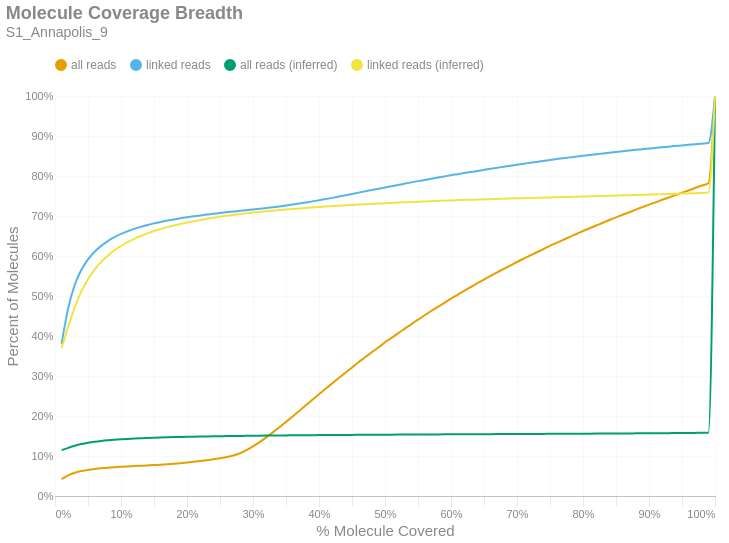

Notebook code for this chart:
### Markdown cell above
### Molecule Read Coverage
This chart shows molecule coverage breadth as computed by the number of bases aligned to that molecule. In other words, "*how much of each unique long molecule is actually sequenced/aligned?*" Keep in mind there is a distinction between sequences and alignments, since some sequences belonging to a particular molecule may not align well and wouldn't appear in the alignment data. This chart also shows molecule coverage breadth as computed by the *inferred fragment* from which the aligned sequences originate. Unlike read coverage, this calculation takes into account the total insert size, including unsequenced gaps between the forward and reverse reads. Like the previous figures, these are cumulative percents.

### Code cell
if SKIPLR:
    print_html(f"Skipped")
else:
    binned_df = consolidated_hist(valids['coverage_bp'], mask, 0.01, True)
    binned_df_inf = consolidated_hist(valids['coverage_inserts'], mask, 0.01, True)
    binned_df = binned_df.with_columns(pl.lit(binned_df_inf['all reads (cumsum)']).alias('all reads (inferred)'))
    binned_df = binned_df.with_columns(pl.lit(binned_df_inf['linked reads (cumsum)']).alias('linked reads (inferred)'))
    binned_df = binned_df.with_columns(
        (pl.col('bin').cast(pl.Float64) + 0.01).alias('right_edge')
    )

    with SafeRender(binned_df):
        (
            density_plot(binned_df, 'Molecule Coverage Breadth', samplename, 'molcov', ['all reads (inferred)','linked reads (inferred)'])
            .encode(
                #x=alt.X('bin:Q', title="% Molecule Covered").axis(format = '%').scale(padding=0),
                x=alt.X('right_edge:Q', title="% Molecule Covered").axis(format='%').scale(padding=0),
                y=alt.Y('value:Q', title='Percent of Molecules')
                    .axis(format='%')
                    .stack(False)
                    .scale(domainMin=0, padding=0),
                color=alt.Color("key:N").scale(domain = ["all reads", "linked reads", "all reads (inferred)", "linked reads (inferred)"]),
                tooltip = [
                    alt.Tooltip("key:N", title = "Data Type"),
                    alt.Tooltip("range_label:N", title="% Molecule Covered"),
                    alt.Tooltip("value:Q", format = ".2%", title="% Molecules")
                ]
            )
        ).display()

### Figure 1 — Vega-Lite specification as saved in the notebook (floating-point values rounded to 4 significant figures)
{"width": "container", "height": 400, "config": {"title": {"anchor": "start", "dy": -15, "fontSize": 18, "color": "#888888", "subtitleColor": "#888888", "subtitleFontSize": 14}, "arc": {"fill": "#0072B2"}, "axis": {"domainColor": "#888888", "domainWidth": 0.5, "gridWidth": 0.2, "grid": false, "titleFontWeight": 400, "titleFontSize": 15, "labelFontSize": 11, "labelColor": "#888888", "tickColor": "#888888", "tickWidth": 0.2, "titleColor": "#888888"}, "axisBand": {"grid": false}, "axisX": {"grid": true, "tickSize": 10, "domainCap": "round"}, "axisY": {"domain": false, "grid": true, "tickSize": 0, "domainCap": "round"}, "background": "transparent", "header": {"labelFontSize": 15, "labelColor": "#888888", "titleFontSize": 15, "titleFontWeight": 600, "titleColor": "#888888"}, "legend": {"labelFont": "sans-serif", "labelFontSize": 12, "labelColor": "#888888", "symbolSize": 100, "symbolType": "circle", "titleFontSize": 12, "titlePadding": 10, "titleColor": "#888888", "title": null, "orient": "top"}, "range": {"category": ["#E69F00", "#56B4E9", "#009E73", "#F0E442", "#0072B2", "#D55E00", "#CC79A7", "#000000"], "diverging": ["#cfe8f3", "#a2d4ec", "#73bfe2", "#46abdb", "#1696d2", "#12719e"]}, "area": {"fill": "#0072B2", "fillOpacity": 0.7, "line": true, "strokeOpacity": 0.7}, "line": {"color": "#0072B2", "stroke": "#0072B2", "strokeWidth": 2}, "trail": {"color": "#0072B2", "stroke": "#0072B2", "strokeWidth": 0, "size": 1}, "point": {"filled": true, "fillOpacity": 1.0, "size": 95}, "text": {"color": "#888888", "fontSize": 11, "align": "right", "fontWeight": 400, "size": 11}, "bar": {"fill": "#0072B2", "stroke": null}, "view": {"stroke": null, "continuousWidth": 660, "continuousHeight": 400}}, "data": {"name": "data-6abb9f6797eabb82ced946ab7c1fd882"}, "mark": {"type": "line", "interpolate": "monotone", "point": {"opacity": 0, "size": 275}}, "encoding": {"color": {"field": "key", "scale": {"domain": ["all reads", "linked reads", "all reads (inferred)", "linked reads (inferred)"]}, "type": "nominal"}, "tooltip": [{"field": "key", "title": "Data Type", "type": "nominal"}, {"field": "range_label", "title": "% Molecule Covered", "type": "nominal"}, {"field": "value", "format": ".2%", "title": "% Molecules", "type": "quantitative"}], "x": {"axis": {"format": "%"}, "field": "right_edge", "scale": {"padding": 0}, "title": "% Molecule Covered", "type": "quantitative"}, "y": {"axis": {"format": "%"}, "field": "value", "scale": {"domainMin": 0, "padding": 0}, "stack": false, "title": "Percent of Molecules", "type": "quantitative"}}, "params": [{"name": "param_c36ac31b6afebe62", "select": {"type": "point", "fields": ["key"]}, "bind": "legend"}], "title": {"text": "Molecule Coverage Breadth", "subtitle": "S1_Annapolis_9"}, "transform": [{"fold": ["all reads (cumsum)", "linked reads (cumsum)", "all reads (inferred)", "linked reads (inferred)"]}, {"calculate": "replace(datum.key, ' (cumsum)', '')", "as": "key"}, {"filter": {"param": "param_c36ac31b6afebe62"}}], "usermeta": {"embedOptions": {"downloadFileName": "S1_Annapolis_9.molcov"}}, "$schema": "https://vega.github.io/schema/vega-lite/v6.1.0.json", "datasets": {"data-6abb9f6797eabb82ced946ab7c1fd882": [{"bin": "0.0", "interval": "0.0-0.01", "all reads": 0.04205, "linked reads": 0.3804, "all reads (cumsum)": 0.04205, "linked reads (cumsum)": 0.3804, "range_label": "0.0-0.01", "all reads (inferred)": 0.1147, "linked reads (inferred)": 0.37, "right_edge": 0.01}, {"bin": "0.01", "interval": "0.01-0.02", "all reads": 0.009669, "linked reads": 0.08929, "all reads (cumsum)": 0.05171, "linked reads (cumsum)": 0.4697, "range_label": "0.01-0.02", "all reads (inferred)": 0.1204, "linked reads (inferred)": 0.4232, "right_edge": 0.02}, {"bin": "0.02", "interval": "0.02-0.03", "all reads": 0.00636, "linked reads": 0.05851, "all reads (cumsum)": 0.05807, "linked reads (cumsum)": 0.5282, "range_label": "0.02-0.03", "all reads (inferred)": 0.1256, "linked reads (inferred)": 0.4719, "right_edge": 0.03}, {"bin": "0.03", "interval": "0.03-0.04", "all reads": 0.004179, "linked reads": 0.03734, "all reads (cumsum)": 0.06225, "linked reads (cumsum)": 0.5656, "range_label": "0.03-0.04", "all reads (inferred)": 0.1298, "linked reads (inferred)": 0.5116, "right_edge": 0.04}, {"bin": "0.04", "interval": "0.04-0.05", "all reads": 0.002936, "linked reads": 0.02596, "all reads (cumsum)": 0.06519, "linked reads (cumsum)": 0.5915, "range_label": "0.04-0.05", "all reads (inferred)": 0.133, "linked reads (inferred)": 0.5419, "right_edge": 0.05}, {"bin": "0.05", "interval": "0.05-0.06", "all reads": 0.002229, "linked reads": 0.01908, "all reads (cumsum)": 0.06742, "linked reads (cumsum)": 0.6106, "range_label": "0.05-0.06", "all reads (inferred)": 0.1356, "linked reads (inferred)": 0.566, "right_edge": 0.06}, {"bin": "0.06", "interval": "0.06-0.07", "all reads": 0.001738, "linked reads": 0.01467, "all reads (cumsum)": 0.06916, "linked reads (cumsum)": 0.6253, "range_label": "0.06-0.07", "all reads (inferred)": 0.1376, "linked reads (inferred)": 0.5853, "right_edge": 0.07}, {"bin": "0.07", "interval": "0.07-0.08", "all reads": 0.001437, "linked reads": 0.01196, "all reads (cumsum)": 0.07059, "linked reads (cumsum)": 0.6372, "range_label": "0.07-0.08", "all reads (inferred)": 0.1392, "linked reads (inferred)": 0.6008, "right_edge": 0.08}, {"bin": "0.08", "interval": "0.08-0.09", "all reads": 0.001225, "linked reads": 0.009691, "all reads (cumsum)": 0.07182, "linked reads (cumsum)": 0.6469, "range_label": "0.08-0.09", "all reads (inferred)": 0.1406, "linked reads (inferred)": 0.6142, "right_edge": 0.09}, {"bin": "0.09", "interval": "0.09-0.1", "all reads": 0.001102, "linked reads": 0.008185, "all reads (cumsum)": 0.07292, "linked reads (cumsum)": 0.6551, "range_label": "0.09-0.1", "all reads (inferred)": 0.1418, "linked reads (inferred)": 0.625, "right_edge": 0.1}, {"bin": "0.1", "interval": "0.1-0.11", "all reads": 0.0009804, "linked reads": 0.006838, "all reads (cumsum)": 0.0739, "linked reads (cumsum)": 0.6619, "range_label": "0.1-0.11", "all reads (inferred)": 0.1428, "linked reads (inferred)": 0.6347, "right_edge": 0.11}, {"bin": "0.11", "interval": "0.11-0.12", "all reads": 0.0008873, "linked reads": 0.005755, "all reads (cumsum)": 0.07479, "linked reads (cumsum)": 0.6677, "range_label": "0.11-0.12", "all reads (inferred)": 0.1437, "linked reads (inferred)": 0.6429, "right_edge": 0.12}, {"bin": "0.12", "interval": "0.12-0.13", "all reads": 0.0008258, "linked reads": 0.005151, "all reads (cumsum)": 0.07561, "linked reads (cumsum)": 0.6728, "range_label": "0.12-0.13", "all reads (inferred)": 0.1444, "linked reads (inferred)": 0.6501, "right_edge": 0.13}, {"bin": "0.13", "interval": "0.13-0.14", "all reads": 0.0008285, "linked reads": 0.00454, "all reads (cumsum)": 0.07644, "linked reads (cumsum)": 0.6774, "range_label": "0.13-0.14", "all reads (inferred)": 0.1451, "linked reads (inferred)": 0.6566, "right_edge": 0.14}, {"bin": "0.14", "interval": "0.14-0.15", "all reads": 0.0008454, "linked reads": 0.004124, "all reads (cumsum)": 0.07729, "linked reads (cumsum)": 0.6815, "range_label": "0.14-0.15", "all reads (inferred)": 0.1457, "linked reads (inferred)": 0.6624, "right_edge": 0.15}, {"bin": "0.15", "interval": "0.15-0.16", "all reads": 0.0009022, "linked reads": 0.003489, "all reads (cumsum)": 0.07819, "linked reads (cumsum)": 0.685, "range_label": "0.15-0.16", "all reads (inferred)": 0.1463, "linked reads (inferred)": 0.6676, "right_edge": 0.16}, {"bin": "0.16", "interval": "0.16-0.17", "all reads": 0.001096, "linked reads": 0.003489, "all reads (cumsum)": 0.07929, "linked reads (cumsum)": 0.6885, "range_label": "0.16-0.17", "all reads (inferred)": 0.1468, "linked reads (inferred)": 0.6722, "right_edge": 0.17}, {"bin": "0.17", "interval": "0.17-0.18", "all reads": 0.001266, "linked reads": 0.003009, "all reads (cumsum)": 0.08055, "linked reads (cumsum)": 0.6915, "range_label": "0.17-0.18", "all reads (inferred)": 0.1472, "linked reads (inferred)": 0.6764, "right_edge": 0.18}, {"bin": "0.18", "interval": "0.18-0.19", "all reads": 0.001473, "linked reads": 0.002899, "all reads (cumsum)": 0.08202, "linked reads (cumsum)": 0.6944, "range_label": "0.18-0.19", "all reads (inferred)": 0.1476, "linked reads (inferred)": 0.6801, "right_edge": 0.19}, {"bin": "0.19", "interval": "0.19-0.2", "all reads": 0.001604, "linked reads": 0.002525, "all reads (cumsum)": 0.08363, "linked reads (cumsum)": 0.6969, "range_label": "0.19-0.2", "all reads (inferred)": 0.148, "linked reads (inferred)": 0.6837, "right_edge": 0.2}, {"bin": "0.2", "interval": "0.2-0.21", "all reads": 0.001732, "linked reads": 0.002349, "all reads (cumsum)": 0.08536, "linked reads (cumsum)": 0.6993, "range_label": "0.2-0.21", "all reads (inferred)": 0.1483, "linked reads (inferred)": 0.687, "right_edge": 0.21}, {"bin": "0.21", "interval": "0.21-0.22", "all reads": 0.001971, "linked reads": 0.002159, "all reads (cumsum)": 0.08733, "linked reads (cumsum)": 0.7014, "range_label": "0.21-0.22", "all reads (inferred)": 0.1486, "linked reads (inferred)": 0.6901, "right_edge": 0.22}, {"bin": "0.22", "interval": "0.22-0.23", "all reads": 0.002113, "linked reads": 0.002129, "all reads (cumsum)": 0.08944, "linked reads (cumsum)": 0.7036, "range_label": "0.22-0.23", "all reads (inferred)": 0.149, "linked reads (inferred)": 0.6929, "right_edge": 0.23}, {"bin": "0.23", "interval": "0.23-0.24", "all reads": 0.002325, "linked reads": 0.001914, "all reads (cumsum)": 0.09177, "linked reads (cumsum)": 0.7055, "range_label": "0.23-0.24", "all reads (inferred)": 0.1492, "linked reads (inferred)": 0.6957, "right_edge": 0.24}, {"bin": "0.24", "interval": "0.24-0.25", "all reads": 0.002652, "linked reads": 0.002005, "all reads (cumsum)": 0.09442, "linked reads (cumsum)": 0.7075, "range_label": "0.24-0.25", "all reads (inferred)": 0.1495, "linked reads (inferred)": 0.6982, "right_edge": 0.25}, {"bin": "0.25", "interval": "0.25-0.26", "all reads": 0.002937, "linked reads": 0.001716, "all reads (cumsum)": 0.09736, "linked reads (cumsum)": 0.7092, "range_label": "0.25-0.26", "all reads (inferred)": 0.1498, "linked reads (inferred)": 0.7006, "right_edge": 0.26}, {"bin": "0.26", "interval": "0.26-0.27", "all reads": 0.003949, "linked reads": 0.001836, "all reads (cumsum)": 0.1013, "linked reads (cumsum)": 0.711, "range_label": "0.26-0.27", "all reads (inferred)": 0.15, "linked reads (inferred)": 0.7028, "right_edge": 0.27}, {"bin": "0.27", "interval": "0.27-0.28", "all reads": 0.005688, "linked reads": 0.001826, "all reads (cumsum)": 0.107, "linked reads (cumsum)": 0.7129, "range_label": "0.27-0.28", "all reads (inferred)": 0.1502, "linked reads (inferred)": 0.7048, "right_edge": 0.28}, {"bin": "0.28", "interval": "0.28-0.29", "all reads": 0.007665, "linked reads": 0.00177, "all reads (cumsum)": 0.1147, "linked reads (cumsum)": 0.7146, "range_label": "0.28-0.29", "all reads (inferred)": 0.1504, "linked reads (inferred)": 0.7067, "right_edge": 0.29}, {"bin": "0.29", "interval": "0.29-0.3", "all reads": 0.009444, "linked reads": 0.001655, "all reads (cumsum)": 0.1241, "linked reads (cumsum)": 0.7163, "range_label": "0.29-0.3", "all reads (inferred)": 0.1506, "linked reads (inferred)": 0.7085, "right_edge": 0.3}, {"bin": "0.3", "interval": "0.3-0.31", "all reads": 0.01058, "linked reads": 0.001802, "all reads (cumsum)": 0.1347, "linked reads (cumsum)": 0.7181, "range_label": "0.3-0.31", "all reads (inferred)": 0.1508, "linked reads (inferred)": 0.7102, "right_edge": 0.31}, {"bin": "0.31", "interval": "0.31-0.32", "all reads": 0.01178, "linked reads": 0.001858, "all reads (cumsum)": 0.1465, "linked reads (cumsum)": 0.7199, "range_label": "0.31-0.32", "all reads (inferred)": 0.151, "linked reads (inferred)": 0.7118, "right_edge": 0.32}, {"bin": "0.32", "interval": "0.32-0.33", "all reads": 0.01259, "linked reads": 0.002034, "all reads (cumsum)": 0.1591, "linked reads (cumsum)": 0.722, "range_label": "0.32-0.33", "all reads (inferred)": 0.1512, "linked reads (inferred)": 0.7133, "right_edge": 0.33}, {"bin": "0.33", "interval": "0.33-0.34", "all reads": 0.01295, "linked reads": 0.002039, "all reads (cumsum)": 0.172, "linked reads (cumsum)": 0.724, "range_label": "0.33-0.34", "all reads (inferred)": 0.1513, "linked reads (inferred)": 0.7148, "right_edge": 0.34}, {"bin": "0.34", "interval": "0.34-0.35", "all reads": 0.01334, "linked reads": 0.002188, "all reads (cumsum)": 0.1853, "linked reads (cumsum)": 0.7262, "range_label": "0.34-0.35", "all reads (inferred)": 0.1515, "linked reads (inferred)": 0.7163, "right_edge": 0.35}, {"bin": "0.35", "interval": "0.35-0.36", "all reads": 0.01357, "linked reads": 0.002362, "all reads (cumsum)": 0.1989, "linked reads (cumsum)": 0.7286, "range_label": "0.35-0.36", "all reads (inferred)": 0.1516, "linked reads (inferred)": 0.7177, "right_edge": 0.36}, {"bin": "0.36", "interval": "0.36-0.37", "all reads": 0.01384, "linked reads": 0.002552, "all reads (cumsum)": 0.2128, "linked reads (cumsum)": 0.7311, "range_label": "0.36-0.37", "all reads (inferred)": 0.1518, "linked reads (inferred)": 0.7189, "right_edge": 0.37}, {"bin": "0.37", "interval": "0.37-0.38", "all reads": 0.01389, "linked reads": 0.002704, "all reads (cumsum)": 0.2267, "linked reads (cumsum)": 0.7338, "range_label": "0.37-0.38", "all reads (inferred)": 0.1519, "linked reads (inferred)": 0.7202, "right_edge": 0.38}, {"bin": "0.38", "interval": "0.38-0.39", "all reads": 0.01377, "linked reads": 0.002723, "all reads (cumsum)": 0.2404, "linked reads (cumsum)": 0.7365, "range_label": "0.38-0.39", "all reads (inferred)": 0.1521, "linked reads (inferred)": 0.7215, "right_edge": 0.39}, {"bin": "0.39", "interval": "0.39-0.4", "all reads": 0.01409, "linked reads": 0.002843, "all reads (cumsum)": 0.2545, "linked reads (cumsum)": 0.7394, "range_label": "0.39-0.4", "all reads (inferred)": 0.1522, "linked reads (inferred)": 0.7226, "right_edge": 0.4}, {"bin": "0.4", "interval": "0.4-0.41", "all reads": 0.01351, "linked reads": 0.002838, "all reads (cumsum)": 0.268, "linked reads (cumsum)": 0.7422, "range_label": "0.4-0.41", "all reads (inferred)": 0.1523, "linked reads (inferred)": 0.7237, "right_edge": 0.41}, {"bin": "0.41", "interval": "0.41-0.42", "all reads": 0.01355, "linked reads": 0.003066, "all reads (cumsum)": 0.2816, "linked reads (cumsum)": 0.7453, "range_label": "0.41-0.42", "all reads (inferred)": 0.1524, "linked reads (inferred)": 0.7247, "right_edge": 0.42}, {"bin": "0.42", "interval": "0.42-0.43", "all reads": 0.01348, "linked reads": 0.003205, "all reads (cumsum)": 0.295, "linked reads (cumsum)": 0.7485, "range_label": "0.42-0.43", "all reads (inferred)": 0.1526, "linked reads (inferred)": 0.7258, "right_edge": 0.43}, {"bin": "0.43", "interval": "0.43-0.44", "all reads": 0.01324, "linked reads": 0.003232, "all reads (cumsum)": 0.3083, "linked reads (cumsum)": 0.7517, "range_label": "0.43-0.44", "all reads (inferred)": 0.1527, "linked reads (inferred)": 0.7267, "right_edge": 0.44}, {"bin": "0.44", "interval": "0.44-0.45", "all reads": 0.01313, "linked reads": 0.003362, "all reads (cumsum)": 0.3214, "linked reads (cumsum)": 0.7551, "range_label": "0.44-0.45", "all reads (inferred)": 0.1528, "linked reads (inferred)": 0.7277, "right_edge": 0.45}, {"bin": "0.45", "interval": "0.45-0.46", "all reads": 0.01294, "linked reads": 0.00332, "all reads (cumsum)": 0.3344, "linked reads (cumsum)": 0.7584, "range_label": "0.45-0.46", "all reads (inferred)": 0.1529, "linked reads (inferred)": 0.7286, "right_edge": 0.46}, {"bin": "0.46", "interval": "0.46-0.47", "all reads": 0.01253, "linked reads": 0.003176, "all reads (cumsum)": 0.3469, "linked reads (cumsum)": 0.7616, "range_label": "0.46-0.47", "all reads (inferred)": 0.153, "linked reads (inferred)": 0.7296, "right_edge": 0.47}, {"bin": "0.47", "interval": "0.47-0.48", "all reads": 0.01261, "linked reads": 0.0032, "all reads (cumsum)": 0.3595, "linked reads (cumsum)": 0.7648, "range_label": "0.47-0.48", "all reads (inferred)": 0.1531, "linked reads (inferred)": 0.7304, "right_edge": 0.48}, {"bin": "0.48", "interval": "0.48-0.49", "all reads": 0.01183, "linked reads": 0.003296, "all reads (cumsum)": 0.3713, "linked reads (cumsum)": 0.7681, "range_label": "0.48-0.49", "all reads (inferred)": 0.1532, "linked reads (inferred)": 0.7311, "right_edge": 0.49}, {"bin": "0.49", "interval": "0.49-0.5", "all reads": 0.01298, "linked reads": 0.003406, "all reads (cumsum)": 0.3843, "linked reads (cumsum)": 0.7715, "range_label": "0.49-0.5", "all reads (inferred)": 0.1533, "linked reads (inferred)": 0.732, "right_edge": 0.5}, {"bin": "0.5", "interval": "0.5-0.51", "all reads": 0.01085, "linked reads": 0.003102, "all reads (cumsum)": 0.3952, "linked reads (cumsum)": 0.7746, "range_label": "0.5-0.51", "all reads (inferred)": 0.1534, "linked reads (inferred)": 0.7327, "right_edge": 0.51}, {"bin": "0.51", "interval": "0.51-0.52", "all reads": 0.01206, "linked reads": 0.003085, "all reads (cumsum)": 0.4072, "linked reads (cumsum)": 0.7777, "range_label": "0.51-0.52", "all reads (inferred)": 0.1535, "linked reads (inferred)": 0.7335, "right_edge": 0.52}, {"bin": "0.52", "interval": "0.52-0.53", "all reads": 0.01129, "linked reads": 0.00323, "all reads (cumsum)": 0.4185, "linked reads (cumsum)": 0.7809, "range_label": "0.52-0.53", "all reads (inferred)": 0.1536, "linked reads (inferred)": 0.7342, "right_edge": 0.53}, {"bin": "0.53", "interval": "0.53-0.54", "all reads": 0.01137, "linked reads": 0.003185, "all reads (cumsum)": 0.4299, "linked reads (cumsum)": 0.7841, "range_label": "0.53-0.54", "all reads (inferred)": 0.1537, "linked reads (inferred)": 0.7349, "right_edge": 0.54}, {"bin": "0.54", "interval": "0.54-0.55", "all reads": 0.01088, "linked reads": 0.00309, "all reads (cumsum)": 0.4408, "linked reads (cumsum)": 0.7872, "range_label": "0.54-0.55", "all reads (inferred)": 0.1538, "linked reads (inferred)": 0.7357, "right_edge": 0.55}, {"bin": "0.55", "interval": "0.55-0.56", "all reads": 0.01106, "linked reads": 0.002904, "all reads (cumsum)": 0.4518, "linked reads (cumsum)": 0.7901, "range_label": "0.55-0.56", "all reads (inferred)": 0.1538, "linked reads (inferred)": 0.7364, "right_edge": 0.56}, {"bin": "0.56", "interval": "0.56-0.57", "all reads": 0.01071, "linked reads": 0.002965, "all reads (cumsum)": 0.4625, "linked reads (cumsum)": 0.7931, "range_label": "0.56-0.57", "all reads (inferred)": 0.1539, "linked reads (inferred)": 0.737, "right_edge": 0.57}, {"bin": "0.57", "interval": "0.57-0.58", "all reads": 0.01024, "linked reads": 0.003071, "all reads (cumsum)": 0.4728, "linked reads (cumsum)": 0.7961, "range_label": "0.57-0.58", "all reads (inferred)": 0.154, "linked reads (inferred)": 0.7377, "right_edge": 0.58}, {"bin": "0.58", "interval": "0.58-0.59", "all reads": 0.01029, "linked reads": 0.002814, "all reads (cumsum)": 0.483, "linked reads (cumsum)": 0.7989, "range_label": "0.58-0.59", "all reads (inferred)": 0.1541, "linked reads (inferred)": 0.7383, "right_edge": 0.59}, {"bin": "0.59", "interval": "0.59-0.6", "all reads": 0.01035, "linked reads": 0.003002, "all reads (cumsum)": 0.4934, "linked reads (cumsum)": 0.8019, "range_label": "0.59-0.6", "all reads (inferred)": 0.1542, "linked reads (inferred)": 0.7389, "right_edge": 0.6}, {"bin": "0.6", "interval": "0.6-0.61", "all reads": 0.009633, "linked reads": 0.002653, "all reads (cumsum)": 0.503, "linked reads (cumsum)": 0.8046, "range_label": "0.6-0.61", "all reads (inferred)": 0.1543, "linked reads (inferred)": 0.7395, "right_edge": 0.61}, {"bin": "0.61", "interval": "0.61-0.62", "all reads": 0.009941, "linked reads": 0.002753, "all reads (cumsum)": 0.513, "linked reads (cumsum)": 0.8073, "range_label": "0.61-0.62", "all reads (inferred)": 0.1543, "linked reads (inferred)": 0.7401, "right_edge": 0.62}, {"bin": "0.62", "interval": "0.62-0.63", "all reads": 0.00951, "linked reads": 0.002704, "all reads (cumsum)": 0.5225, "linked reads (cumsum)": 0.81, "range_label": "0.62-0.63", "all reads (inferred)": 0.1544, "linked reads (inferred)": 0.7407, "right_edge": 0.63}, {"bin": "0.63", "interval": "0.63-0.64", "all reads": 0.009414, "linked reads": 0.002697, "all reads (cumsum)": 0.5319, "linked reads (cumsum)": 0.8127, "range_label": "0.63-0.64", "all reads (inferred)": 0.1545, "linked reads (inferred)": 0.7411, "right_edge": 0.64}, {"bin": "0.64", "interval": "0.64-0.65", "all reads": 0.009093, "linked reads": 0.002623, "all reads (cumsum)": 0.541, "linked reads (cumsum)": 0.8154, "range_label": "0.64-0.65", "all reads (inferred)": 0.1546, "linked reads (inferred)": 0.7417, "right_edge": 0.65}, {"bin": "0.65", "interval": "0.65-0.66", "all reads": 0.009405, "linked reads": 0.002621, "all reads (cumsum)": 0.5504, "linked reads (cumsum)": 0.818, "range_label": "0.65-0.66", "all reads (inferred)": 0.1546, "linked reads (inferred)": 0.7422, "right_edge": 0.66}, {"bin": "0.66", "interval": "0.66-0.67", "all reads": 0.008766, "linked reads": 0.002589, "all reads (cumsum)": 0.5592, "linked reads (cumsum)": 0.8206, "range_label": "0.66-0.67", "all reads (inferred)": 0.1547, "linked reads (inferred)": 0.7427, "right_edge": 0.67}, {"bin": "0.67", "interval": "0.67-0.68", "all reads": 0.008706, "linked reads": 0.002579, "all reads (cumsum)": 0.5679, "linked reads (cumsum)": 0.8232, "range_label": "0.67-0.68", "all reads (inferred)": 0.1548, "linked reads (inferred)": 0.7432, "right_edge": 0.68}, {"bin": "0.68", "interval": "0.68-0.69", "all reads": 0.008528, "linked reads": 0.002557, "all reads (cumsum)": 0.5764, "linked reads (cumsum)": 0.8257, "range_label": "0.68-0.69", "all reads (inferred)": 0.1549, "linked reads (inferred)": 0.7437, "right_edge": 0.69}, {"bin": "0.69", "interval": "0.69-0.7", "all reads": 0.008643, "linked reads": 0.002467, "all reads (cumsum)": 0.585, "linked reads (cumsum)": 0.8282, "range_label": "0.69-0.7", "all reads (inferred)": 0.155, "linked reads (inferred)": 0.7441, "right_edge": 0.7}, {"bin": "0.7", "interval": "0.7-0.71", "all reads": 0.008228, "linked reads": 0.002391, "all reads (cumsum)": 0.5933, "linked reads (cumsum)": 0.8306, "range_label": "0.7-0.71", "all reads (inferred)": 0.155, "linked reads (inferred)": 0.7445, "right_edge": 0.71}, {"bin": "0.71", "interval": "0.71-0.72", "all reads": 0.008058, "linked reads": 0.002457, "all reads (cumsum)": 0.6013, "linked reads (cumsum)": 0.833, "range_label": "0.71-0.72", "all reads (inferred)": 0.1551, "linked reads (inferred)": 0.745, "right_edge": 0.72}, {"bin": "0.72", "interval": "0.72-0.73", "all reads": 0.008071, "linked reads": 0.002227, "all reads (cumsum)": 0.6094, "linked reads (cumsum)": 0.8353, "range_label": "0.72-0.73", "all reads (inferred)": 0.1552, "linked reads (inferred)": 0.7455, "right_edge": 0.73}, {"bin": "0.73", "interval": "0.73-0.74", "all reads": 0.007915, "linked reads": 0.002435, "all reads (cumsum)": 0.6173, "linked reads (cumsum)": 0.8377, "range_label": "0.73-0.74", "all reads (inferred)": 0.1553, "linked reads (inferred)": 0.7459, "right_edge": 0.74}, {"bin": "0.74", "interval": "0.74-0.75", "all reads": 0.008135, "linked reads": 0.002362, "all reads (cumsum)": 0.6254, "linked reads (cumsum)": 0.8401, "range_label": "0.74-0.75", "all reads (inferred)": 0.1554, "linked reads (inferred)": 0.7464, "right_edge": 0.75}, {"bin": "0.75", "interval": "0.75-0.76", "all reads": 0.007413, "linked reads": 0.002212, "all reads (cumsum)": 0.6329, "linked reads (cumsum)": 0.8423, "range_label": "0.75-0.76", "all reads (inferred)": 0.1554, "linked reads (inferred)": 0.7468, "right_edge": 0.76}, {"bin": "0.76", "interval": "0.76-0.77", "all reads": 0.007508, "linked reads": 0.002164, "all reads (cumsum)": 0.6404, "linked reads (cumsum)": 0.8444, "range_label": "0.76-0.77", "all reads (inferred)": 0.1555, "linked reads (inferred)": 0.7473, "right_edge": 0.77}, {"bin": "0.77", "interval": "0.77-0.78", "all reads": 0.007479, "linked reads": 0.002144, "all reads (cumsum)": 0.6478, "linked reads (cumsum)": 0.8466, "range_label": "0.77-0.78", "all reads (inferred)": 0.1556, "linked reads (inferred)": 0.7478, "right_edge": 0.78}, {"bin": "0.78", "interval": "0.78-0.79", "all reads": 0.007205, "linked reads": 0.001936, "all reads (cumsum)": 0.655, "linked reads (cumsum)": 0.8485, "range_label": "0.78-0.79", "all reads (inferred)": 0.1557, "linked reads (inferred)": 0.7482, "right_edge": 0.79}, {"bin": "0.79", "interval": "0.79-0.8", "all reads": 0.007515, "linked reads": 0.001968, "all reads (cumsum)": 0.6626, "linked reads (cumsum)": 0.8505, "range_label": "0.79-0.8", "all reads (inferred)": 0.1558, "linked reads (inferred)": 0.7487, "right_edge": 0.8}, {"bin": "0.8", "interval": "0.8-0.81", "all reads": 0.006743, "linked reads": 0.001917, "all reads (cumsum)": 0.6693, "linked reads (cumsum)": 0.8524, "range_label": "0.8-0.81", "all reads (inferred)": 0.1559, "linked reads (inferred)": 0.7491, "right_edge": 0.81}, {"bin": "0.81", "interval": "0.81-0.82", "all reads": 0.006864, "linked reads": 0.001868, "all reads (cumsum)": 0.6762, "linked reads (cumsum)": 0.8543, "range_label": "0.81-0.82", "all reads (inferred)": 0.156, "linked reads (inferred)": 0.7496, "right_edge": 0.82}, {"bin": "0.82", "interval": "0.82-0.83", "all reads": 0.006931, "linked reads": 0.002041, "all reads (cumsum)": 0.6831, "linked reads (cumsum)": 0.8563, "range_label": "0.82-0.83", "all reads (inferred)": 0.1561, "linked reads (inferred)": 0.7502, "right_edge": 0.83}, {"bin": "0.83", "interval": "0.83-0.84", "all reads": 0.006794, "linked reads": 0.001904, "all reads (cumsum)": 0.6899, "linked reads (cumsum)": 0.8582, "range_label": "0.83-0.84", "all reads (inferred)": 0.1562, "linked reads (inferred)": 0.7507, "right_edge": 0.84}, {"bin": "0.84", "interval": "0.84-0.85", "all reads": 0.006591, "linked reads": 0.001895, "all reads (cumsum)": 0.6965, "linked reads (cumsum)": 0.8601, "range_label": "0.84-0.85", "all reads (inferred)": 0.1563, "linked reads (inferred)": 0.7512, "right_edge": 0.85}, {"bin": "0.85", "interval": "0.85-0.86", "all reads": 0.00655, "linked reads": 0.001814, "all reads (cumsum)": 0.703, "linked reads (cumsum)": 0.8619, "range_label": "0.85-0.86", "all reads (inferred)": 0.1564, "linked reads (inferred)": 0.7517, "right_edge": 0.86}, {"bin": "0.86", "interval": "0.86-0.87", "all reads": 0.006403, "linked reads": 0.001738, "all reads (cumsum)": 0.7094, "linked reads (cumsum)": 0.8637, "range_label": "0.86-0.87", "all reads (inferred)": 0.1565, "linked reads (inferred)": 0.7522, "right_edge": 0.87}, {"bin": "0.87", "interval": "0.87-0.88", "all reads": 0.006444, "linked reads": 0.001743, "all reads (cumsum)": 0.7159, "linked reads (cumsum)": 0.8654, "range_label": "0.87-0.88", "all reads (inferred)": 0.1566, "linked reads (inferred)": 0.7526, "right_edge": 0.88}, {"bin": "0.88", "interval": "0.88-0.89", "all reads": 0.006272, "linked reads": 0.001677, "all reads (cumsum)": 0.7222, "linked reads (cumsum)": 0.8671, "range_label": "0.88-0.89", "all reads (inferred)": 0.1567, "linked reads (inferred)": 0.7531, "right_edge": 0.89}, {"bin": "0.89", "interval": "0.89-0.9", "all reads": 0.00629, "linked reads": 0.001645, "all reads (cumsum)": 0.7284, "linked reads (cumsum)": 0.8687, "range_label": "0.89-0.9", "all reads (inferred)": 0.1568, "linked reads (inferred)": 0.7536, "right_edge": 0.9}, {"bin": "0.9", "interval": "0.9-0.91", "all reads": 0.00572, "linked reads": 0.001555, "all reads (cumsum)": 0.7342, "linked reads (cumsum)": 0.8703, "range_label": "0.9-0.91", "all reads (inferred)": 0.1569, "linked reads (inferred)": 0.7541, "right_edge": 0.91}, {"bin": "0.91", "interval": "0.91-0.92", "all reads": 0.006497, "linked reads": 0.001584, "all reads (cumsum)": 0.7407, "linked reads (cumsum)": 0.8719, "range_label": "0.91-0.92", "all reads (inferred)": 0.1571, "linked reads (inferred)": 0.7546, "right_edge": 0.92}, {"bin": "0.92", "interval": "0.92-0.93", "all reads": 0.005569, "linked reads": 0.001543, "all reads (cumsum)": 0.7462, "linked reads (cumsum)": 0.8734, "range_label": "0.92-0.93", "all reads (inferred)": 0.1572, "linked reads (inferred)": 0.755, "right_edge": 0.93}, {"bin": "0.93", "interval": "0.93-0.94", "all reads": 0.005897, "linked reads": 0.001567, "all reads (cumsum)": 0.7521, "linked reads (cumsum)": 0.875, "range_label": "0.93-0.94", "all reads (inferred)": 0.1573, "linked reads (inferred)": 0.7555, "right_edge": 0.94}, {"bin": "0.94", "interval": "0.94-0.95", "all reads": 0.006411, "linked reads": 0.001506, "all reads (cumsum)": 0.7585, "linked reads (cumsum)": 0.8765, "range_label": "0.94-0.95", "all reads (inferred)": 0.1575, "linked reads (inferred)": 0.756, "right_edge": 0.95}, {"bin": "0.95", "interval": "0.95-0.96", "all reads": 0.005211, "linked reads": 0.001455, "all reads (cumsum)": 0.7637, "linked reads (cumsum)": 0.8779, "range_label": "0.95-0.96", "all reads (inferred)": 0.1576, "linked reads (inferred)": 0.7565, "right_edge": 0.96}, {"bin": "0.96", "interval": "0.96-0.97", "all reads": 0.006118, "linked reads": 0.001411, "all reads (cumsum)": 0.7699, "linked reads (cumsum)": 0.8793, "range_label": "0.96-0.97", "all reads (inferred)": 0.1578, "linked reads (inferred)": 0.757, "right_edge": 0.97}, {"bin": "0.97", "interval": "0.97-0.98", "all reads": 0.006243, "linked reads": 0.001433, "all reads (cumsum)": 0.7761, "linked reads (cumsum)": 0.8808, "range_label": "0.97-0.98", "all reads (inferred)": 0.158, "linked reads (inferred)": 0.7576, "right_edge": 0.98}, {"bin": "0.98", "interval": "0.98-0.99", "all reads": 0.005807, "linked reads": 0.001587, "all reads (cumsum)": 0.7819, "linked reads (cumsum)": 0.8824, "range_label": "0.98-0.99", "all reads (inferred)": 0.1582, "linked reads (inferred)": 0.7585, "right_edge": 0.99}, {"bin": "0.99", "interval": "0.99-1.0", "all reads": 0.2181, "linked reads": 0.1176, "all reads (cumsum)": 1.0, "linked reads (cumsum)": 1.0, "range_label": "0.99-1.0", "all reads (inferred)": 1.0, "linked reads (inferred)": 1.0, "right_edge": 1.0}]}}
